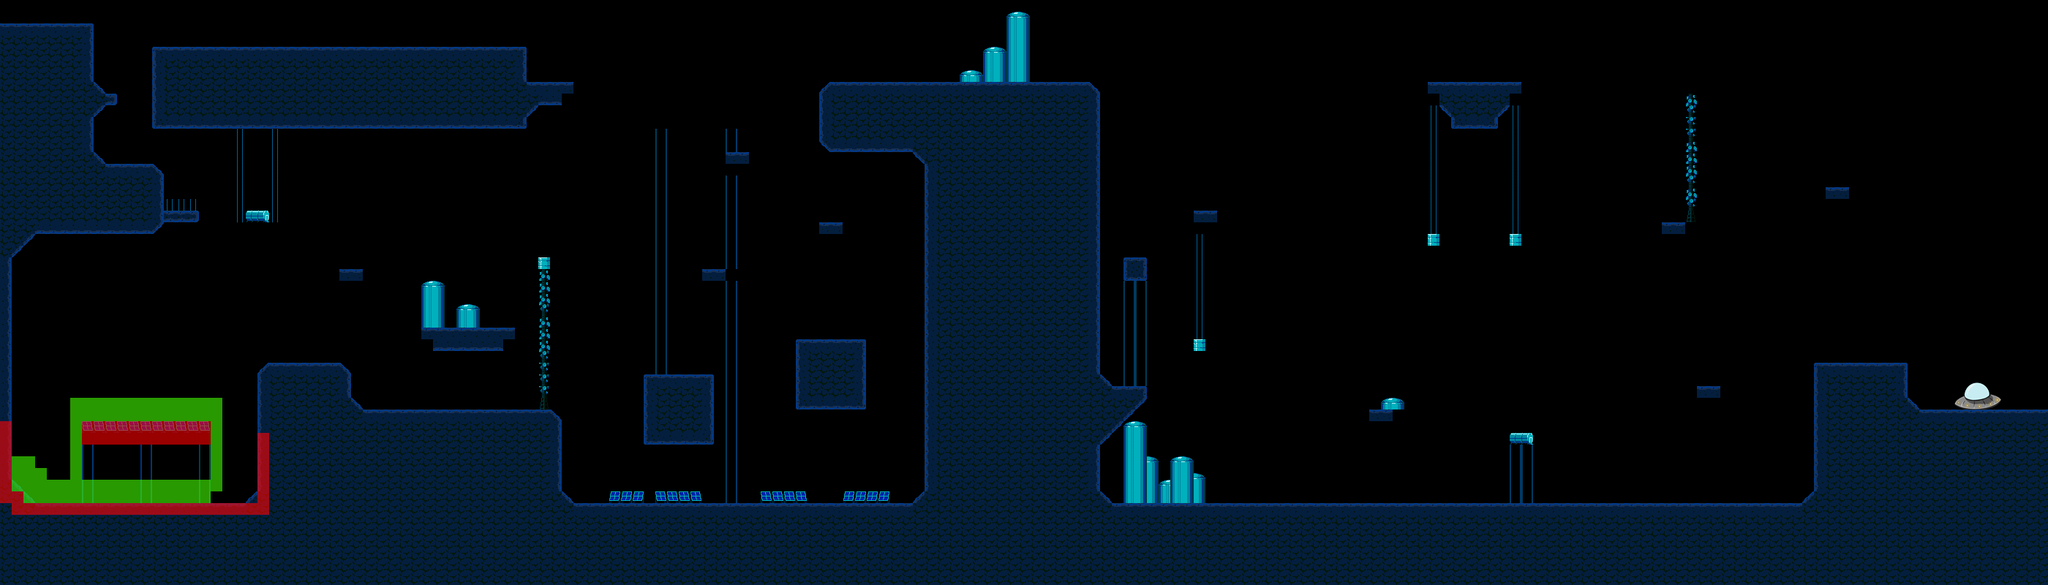

A level layout from a 2D game, rendered from its tile map. Below: a short description, then the map file with tile-grid data replaced by summaries:
An orthogonal 175x50 tile map with 16x16 px tiles, 2 tile layers (Background, Navigation), 1 hidden layer not drawn, 5 tilesets.

<map version="1.9" tiledversion="1.9.2" orientation="orthogonal" renderorder="right-down" width="175" height="50" tilewidth="16" tileheight="16" infinite="0" nextlayerid="17" nextobjectid="1">
 <tileset firstgid="1" name="MapMetadata" tilewidth="16" tileheight="16" tilecount="8" columns="8">
  <image source="MapMetadata.png" width="128" height="16" />
 </tileset>
 <tileset firstgid="9" name="nave" tilewidth="16" tileheight="16" tilecount="12" columns="4">
  <image source="Tiles/Assets/nave.png" width="64" height="50" />
 </tileset>
 <tileset firstgid="21" name="cespes" tilewidth="16" tileheight="16" tilecount="64" columns="8">
  <image source="Tiles/Assets/cespes.png" width="128" height="128" />
 </tileset>
 <tileset firstgid="85" name="TileSheet-v1" tilewidth="16" tileheight="16" tilecount="99" columns="11">
  <image source="Tiles/Assets/Lunar Lander Upload/Tiles/TileSheet-v1.png" width="185" height="144" />
 </tileset>
 <tileset firstgid="184" name="Caminos" tilewidth="16" tileheight="16" tilecount="2" columns="2">
  <image source="MetaData.png" width="32" height="16" />
 </tileset>
 <layer id="2" name="Background" width="175" height="50">
  <properties>
   <property name="Draw" type="bool" value="true" />
   <property name="Navigation" type="bool" value="false" />
  </properties>
  <data>[8750 cells, 3447 non-empty, 60 distinct tile ids]</data>
 </layer>
 <layer id="6" name="Colliders" width="175" height="50" visible="0">
  <properties>
   <property name="Collider" type="bool" value="true" />
   <property name="Draw" type="bool" value="false" />
   <property name="Navigation" type="bool" value="false" />
  </properties>
  <data>[8750 cells, 1029 non-empty, 8 distinct tile ids]</data>
 </layer>
 <layer id="16" name="Navigation" width="175" height="50">
  <properties>
   <property name="Draw" type="bool" value="false" />
   <property name="Navigation" type="bool" value="true" />
  </properties>
  <data>[8750 cells, 133 non-empty, 2 distinct tile ids]</data>
 </layer>
</map>